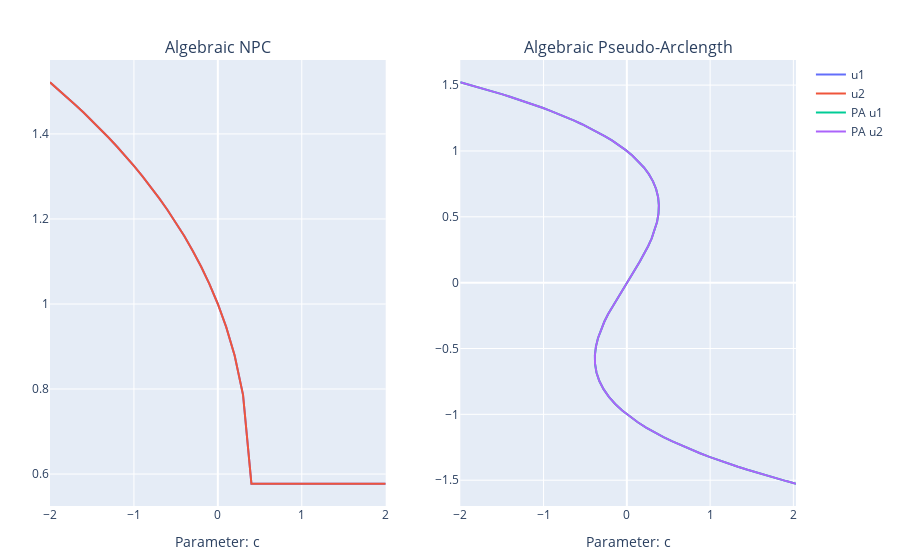

Notebook cell for this chart:
### Markdown cell above
One final thing to note is that some functions require no discretisation, and will throw a somewhat unhelpful MethodError if you try and discretise them. For these functions, specify discretisation = "none".

### Code cell
algebraic_npc_plot = plot_continuation(
    algebraic,
    [1 1],
    6,
    "c",
    -2:0.1:2,
    method = "npc",
    discretisation = "none",
    title = "Algebraic NPC",
)
algebraic_pa_plot = plot_continuation(
    algebraic,
    [1 1],
    6,
    "c",
    -2:0.1:2,
    method = "pa",
    discretisation = "none",
    title = "Algebraic Pseudo-Arclength",
    labels = ["PA u1", "PA u2"],
)

algebraic_plot = [algebraic_npc_plot algebraic_pa_plot]
relayout!(algebraic_plot)
algebraic_plot
